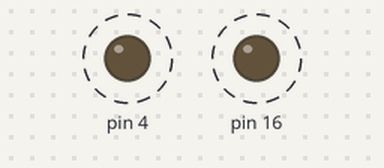
This sketch was run on a simulated Arduino Uno, built with avr-gcc and run on an emulated ATmega328P. Shown: output pins drawn as LEDs (lit = HIGH). Dashed ring = blinking.

Above: at 0.2 s.
Timing chart, 0 to 3.5 s (numbered marks = the images above):
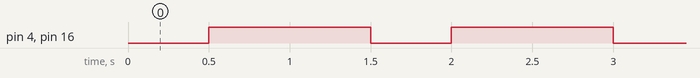

The sketch:

lampu_kelap_kelip.ino
```cpp
void setup() {
  pinMode  (16, OUTPUT);
  pinMode  (4, OUTPUT);

}

void loop() {
   digitalWrite (16, LOW);
   digitalWrite (4, LOW);
   delay(500);
   digitalWrite (16, HIGH);
   digitalWrite (4, HIGH);
   delay(1000);

}
```

Measured:
- by itself, pin 4, pin 16: alternates HIGH for 1.0 s and LOW for 0.50 s
